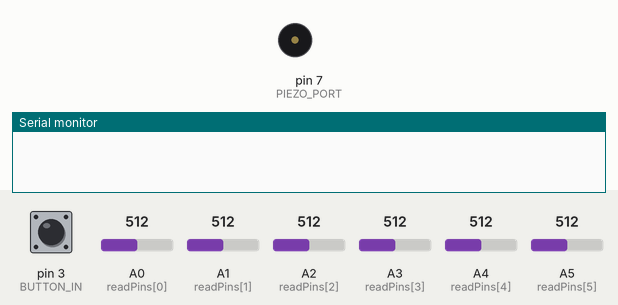
Recording of a sketch running on a simulated Arduino Leonardo, built with avr-gcc and run on an emulated ATmega32U4. On the bench: buzzer (waves = sounding), the last lines printed to the serial monitor. Inputs (shaded band) come from the test bench; at power-on: pin 3 (BUTTON_IN) LOW, A0 (readPins[0]) = 512, A1 (readPins[1]) = 512, A2 (readPins[2]) = 512, A3 (readPins[3]) = 512, A4 (readPins[4]) = 512, A5 (readPins[5]) = 512. USB keyboard and mouse output is not drawn.

Above: at 2.2 s.
2.3 s: pin 3 (BUTTON_IN) pulled HIGH for 1 s
At 2.62 s:
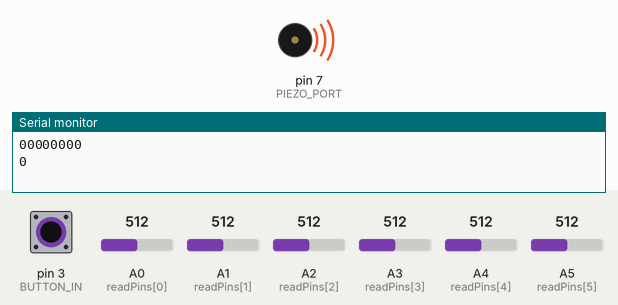
4.9 s: pin 3 (BUTTON_IN) pulled HIGH for 3.2 s
At 9.0 s:
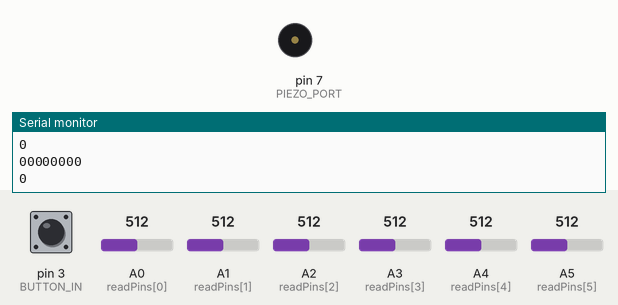
Timing chart, 0 to 10.5 s (numbered marks = the images above; inputs shaded):
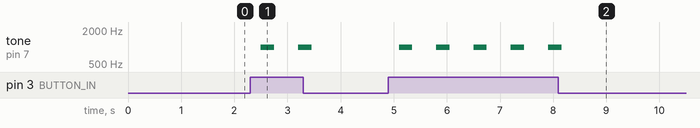

Measured:
- after the input at 2.3 s, tone on pin 7 (PIEZO_PORT): alternates 1000 Hz for 0.25 s and silent for 0.45 s, 4 changes in all, then stays silent, starting after 0.20 s
- after the input at 4.9 s, tone on pin 7 (PIEZO_PORT): alternates 1000 Hz for 0.25 s and silent for 0.45 s, 10 changes in all, then stays silent, starting after 0.20 s

The sketch:

motorMeter.ino
```cpp
// Carl Johan Ståhl & Emil "Henrik" Bergman 2B
// motor Pos Reader

// https://github.com/users/Saud0227/projects/1

#include <Keyboard.h>

#define PIEZO_PORT 7
#define BUTTON_IN 3

int readPins[8] = {A0, A1, A2, A3, A4, A5, 4, 5};

// <Rick roll section>

volatile int beatLength = 100; // determines tempo
float beatSeparationConstant = 0.3;

#define a4f 415 // 415 Hz
#define b4f 466 // 466 Hz
#define c5 523  // 523 Hz
#define c5s 554 // 554 Hz
#define e5f 622 // 622 Hz
#define f5 698  // 698 Hz
#define a5f 831 // 831 Hz
#define rest -1

int songNotes[] =
    {b4f, b4f, a4f, a4f,
     f5, f5, e5f, b4f, b4f, a4f, a4f, e5f, e5f, c5s, c5, b4f,
     c5s, c5s, c5s, c5s,
     c5s, e5f, c5, b4f, a4f, a4f, a4f, e5f, c5s,
     b4f, b4f, a4f, a4f,
     f5, f5, e5f, b4f, b4f, a4f, a4f, a5f, c5, c5s, c5, b4f,
     c5s, c5s, c5s, c5s,
     c5s, e5f, c5, b4f, a4f, rest, a4f, e5f, c5s, rest};

int songTime[] =
    {1, 1, 1, 1,
     3, 3, 6, 1, 1, 1, 1, 3, 3, 3, 1, 2,
     1, 1, 1, 1,
     3, 3, 3, 1, 2, 2, 2, 4, 8,
     1, 1, 1, 1,
     3, 3, 6, 1, 1, 1, 1, 3, 3, 3, 1, 2,
     1, 1, 1, 1,
     3, 3, 3, 1, 2, 2, 2, 4, 8, 4};

// <!Rick roll section>


void setup(){
    pinMode(PIEZO_PORT, 1);
    pinMode(BUTTON_IN, 0);
    Serial.begin(12500);
    delay(1000);
    // pinMode(13, 1);
    Keyboard.begin();
}

bool buttonPressed(){
    // IN:  buttonpin
    // OUT: boolean
    // DO: determines if the action-button is pressed
    return digitalRead(BUTTON_IN) == 1;
}

bool readVal(int iToRead){
    // IN:  iToRead
    // OUT: returns if the color is white or black
    // DO:  determines the resistance of the LDR-modules

    int Value = analogRead(readPins[iToRead]);
    // Serial.print("Analog read: ");
    // Serial.println(Value);
    return (Value < 100);
}

int getPos(){
    // IN:  No params in the function but uses the length of the global array in addition as the helper function readVal.
    // OUT: Integer between 0-255-
    // DO:  Reads every part of the greycode like an binary number and generates an val
    byte outCode = 0;
    for (byte i = 0; i < 8; i++){
        byte iVal = readVal(i) * 1;
        Serial.print(iVal);
        outCode += getPowTwo((7 - i)) * iVal;
    }


    delay(200);
    Serial.print("\n");
    return (outCode);
}

void writeOut(int toWrite){
    // IN:  String to type in the computer.
    // OUT: Nothing, void function.
    // DO:  Writes the string
    Keyboard.print(toWrite);
}

void rick(){
    // IN:  Nothing
    // OUT: Nothing, void function.
    // DO:  Halts execution to rick roll everyone


    int cTime = 0;
    // Serial.print("!");
    while (cTime <= sizeof(songNotes) / sizeof(int)){
        // Serial.print(cTime);

        int noteLength = beatLength * songTime[cTime];
        // chorus

        if (songNotes[cTime] > 0){
            tone(PIEZO_PORT, songNotes[cTime], noteLength);
        }
        delay(noteLength);
        noTone(PIEZO_PORT);
        delay(noteLength * beatSeparationConstant);
        cTime++;
    }
}


void loop(){
    while (true){

        if (!buttonPressed()){
            break;
        }

        Serial.print(getPos());
        Serial.print("\n");

        tone(PIEZO_PORT, 1000);
        delay(250);
        noTone(PIEZO_PORT);
        delay(250);
    }
    // delay(500);
    // writeOut(1020);
    // delay(500);


    // rick();
}


int getPowTwo(int exp){
    if(exp == 0){
        return(1);
    }
    int out = 1;
    for (byte i = 0; i < exp; i++){
        out *= 2;
    }
    return(out);
}
```
